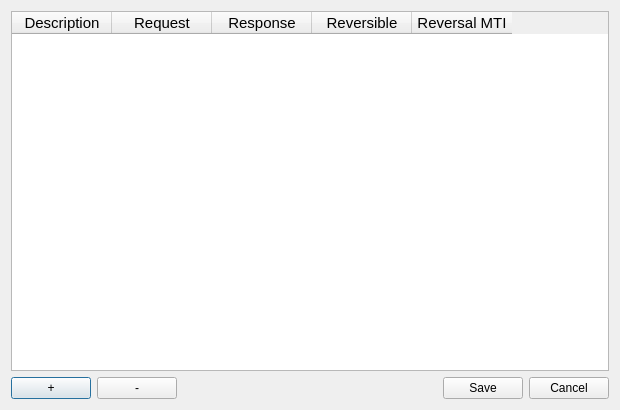
<?xml version="1.0" encoding="UTF-8"?>
<ui version="4.0">
 <class>MtiSpecWindow</class>
 <widget class="QDialog" name="MtiSpecWindow">
  <property name="windowModality">
   <enum>Qt::NonModal</enum>
  </property>
  <property name="geometry">
   <rect>
    <x>0</x>
    <y>0</y>
    <width>620</width>
    <height>410</height>
   </rect>
  </property>
  <property name="sizePolicy">
   <sizepolicy hsizetype="Fixed" vsizetype="Fixed">
    <horstretch>0</horstretch>
    <verstretch>0</verstretch>
   </sizepolicy>
  </property>
  <property name="minimumSize">
   <size>
    <width>620</width>
    <height>410</height>
   </size>
  </property>
  <property name="maximumSize">
   <size>
    <width>620</width>
    <height>410</height>
   </size>
  </property>
  <property name="windowTitle">
   <string>SIGNAL | Message Type Indicator</string>
  </property>
  <property name="modal">
   <bool>false</bool>
  </property>
  <layout class="QVBoxLayout" name="verticalLayout">
   <item>
    <layout class="QGridLayout" name="gridLayout">
     <item row="0" column="0">
      <widget class="QTableWidget" name="MtiTable">
       <property name="font">
        <font>
         <family>Arial</family>
         <pointsize>11</pointsize>
        </font>
       </property>
       <property name="focusPolicy">
        <enum>Qt::NoFocus</enum>
       </property>
       <property name="autoFillBackground">
        <bool>false</bool>
       </property>
       <property name="gridStyle">
        <enum>Qt::SolidLine</enum>
       </property>
       <property name="cornerButtonEnabled">
        <bool>true</bool>
       </property>
       <attribute name="horizontalHeaderCascadingSectionResizes">
        <bool>true</bool>
       </attribute>
       <attribute name="horizontalHeaderHighlightSections">
        <bool>false</bool>
       </attribute>
       <attribute name="verticalHeaderVisible">
        <bool>true</bool>
       </attribute>
       <attribute name="verticalHeaderCascadingSectionResizes">
        <bool>true</bool>
       </attribute>
       <attribute name="verticalHeaderHighlightSections">
        <bool>false</bool>
       </attribute>
       <column>
        <property name="text">
         <string>Description</string>
        </property>
       </column>
       <column>
        <property name="text">
         <string>Request</string>
        </property>
       </column>
       <column>
        <property name="text">
         <string>Response</string>
        </property>
       </column>
       <column>
        <property name="text">
         <string>Reversible</string>
        </property>
       </column>
       <column>
        <property name="text">
         <string>Reversal MTI</string>
        </property>
       </column>
      </widget>
     </item>
    </layout>
   </item>
   <item>
    <layout class="QHBoxLayout" name="horizontalLayout">
     <item>
      <widget class="QPushButton" name="ButtonPlus">
       <property name="text">
        <string>+</string>
       </property>
      </widget>
     </item>
     <item>
      <widget class="QPushButton" name="ButtonMinus">
       <property name="text">
        <string>-</string>
       </property>
      </widget>
     </item>
     <item>
      <spacer name="horizontalSpacer">
       <property name="orientation">
        <enum>Qt::Horizontal</enum>
       </property>
       <property name="sizeHint" stdset="0">
        <size>
         <width>40</width>
         <height>20</height>
        </size>
       </property>
      </spacer>
     </item>
     <item>
      <widget class="QPushButton" name="ButtonSave">
       <property name="text">
        <string>Save</string>
       </property>
      </widget>
     </item>
     <item>
      <widget class="QPushButton" name="ButtonCancel">
       <property name="text">
        <string>Cancel</string>
       </property>
      </widget>
     </item>
    </layout>
   </item>
  </layout>
 </widget>
 <resources/>
 <connections/>
</ui>
